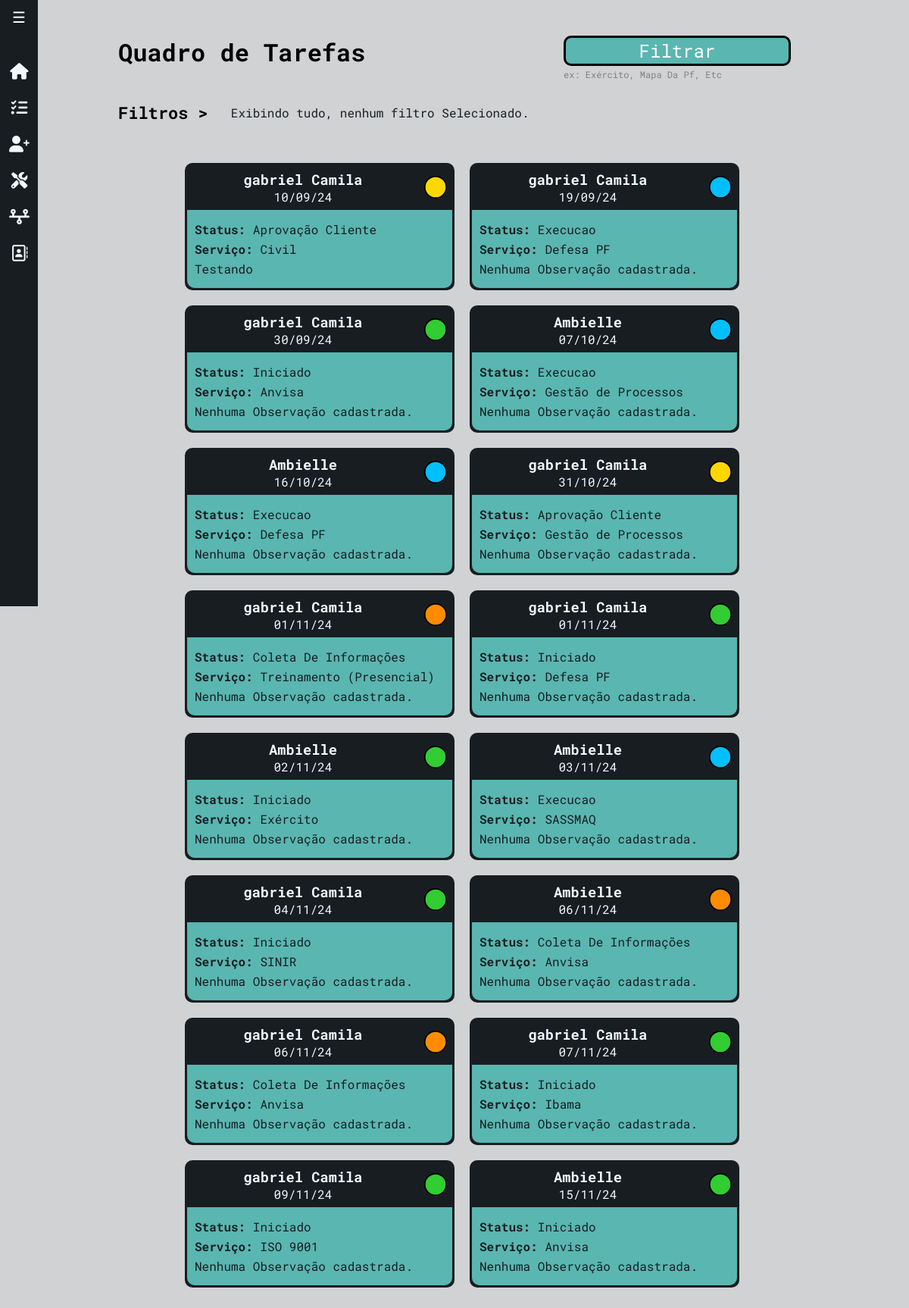
Page /ambielle/tarefas/ on the earlier database version.
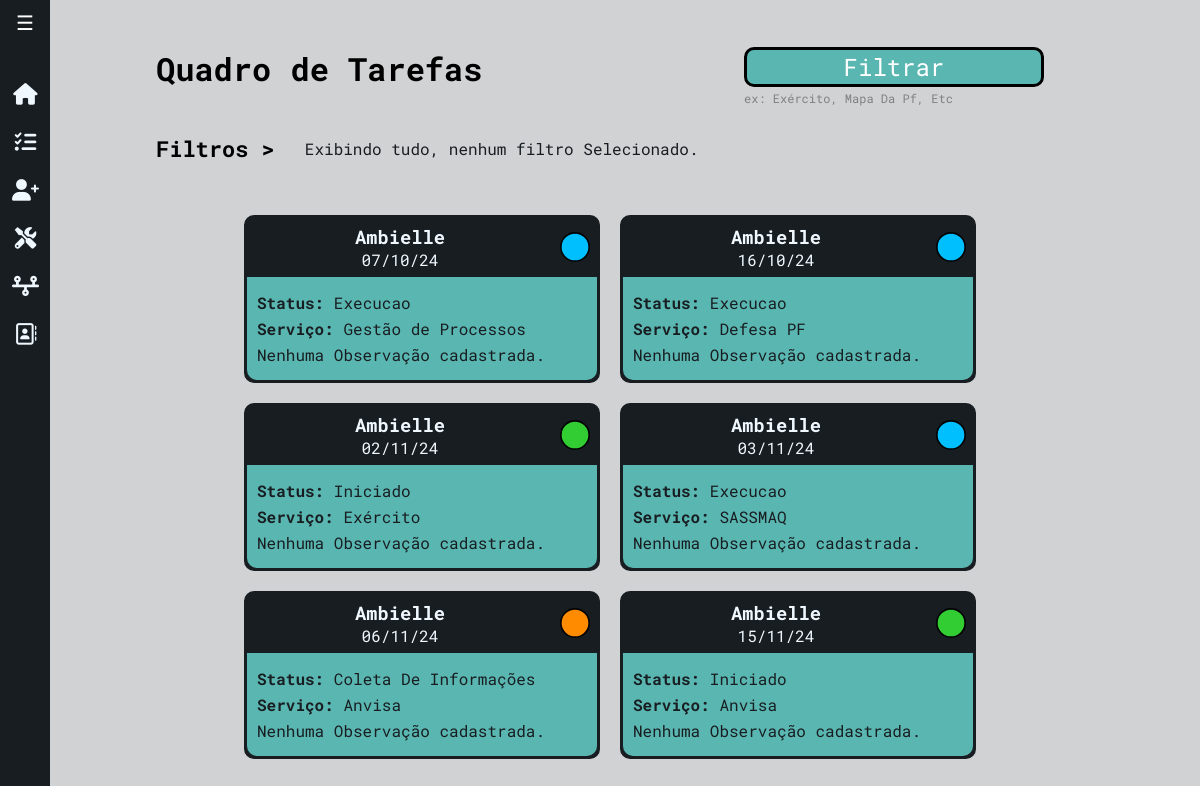
Same page on the later database version.
### workflow/models.py (models this page shows, shortened)
class Tarefa(models.Model):
    STATUS_CHOICES = [
        ('Iniciado', 'Iniciado'),
        ('Coleta De Informações', 'Coleta de Informações'),
        ('Execucao', 'Execução'),
        ('Aprovação Cliente', 'Aprovação Cliente'),
        ('Concluído', 'Concluído'),
        ('Encerrado', 'Encerrado'),
    ]
    TIPO_SERVICO_CHOICES = [
        ('Anvisa', 'Anvisa'),
        ('Civil', 'Civil'),
        ('Defesa PF', 'Defesa PF'),
        ('Exército', 'Exército'),
        ('Gestão de Processos', 'Gestão de Processos'),
        ('Ibama', 'Ibama'),
        ('ISO 9001', 'ISO 9001'),
        ('IAT', 'IAT'),
        ('Liderança', 'Liderança'),
        ('Mapa Da PF', 'Mapa Da PF'),
        ('Polícia Federal', 'Polícia Federal'),
        ('PRODIR', 'PRODIR'),
        ('RDC Anvisa', 'RDC Anvisa'),
        ('Recursos Humanos', 'Recursos Humanos'),
        ('Regulatório', 'Regulatório'),
        ('SASSMAQ', 'SASSMAQ'),
        ('SINIR', 'SINIR'),
        ('Treinamento (E-book)', 'Treinamento (E-book)'),
        ('Treinamento (On-line)', 'Treinamento (On-line)'),
        ('Treinamento (Presencial)', 'Treinamento (Presencial)'),
    ]
    tipo_servico = models.CharField(max_length=50, choices=TIPO_SERVICO_CHOICES, default='ANVISA')
    cliente = models.ForeignKey(Cliente, on_delete=models.CASCADE)
    status = models.CharField(max_length=50, choices=STATUS_CHOICES, default='iniciado')
    data_inicio = models.DateField(default=timezone.now)
    prazo_final = models.DateField(null=True, blank=True)
    observacoes = models.TextField(blank=True, null=True)

class Cliente(models.Model):
    nome = models.CharField(max_length=255)
    endereco = models.CharField(max_length=255)
    razao_social = models.CharField(max_length=255, blank=True, null=True)
    telefone = models.CharField(max_length=15)
    email = models.EmailField()
    contato_principal = models.CharField(max_length=255)
    contato_secundario = models.CharField(max_length=255, blank=True, null=True)
    proposta_link = models.URLField(blank=True, null=True)
    def __str__(self):
        return f"{self.nome}"

### workflow/views/getPage.py (the view)
# urls.py: path('ambielle/tarefas/', views.getTarefas, name='getTarefas'),
def getTarefas(request):
    title = 'Tarefas'
    status_selecionados = request.GET.getlist('status', [])
    tipo_servico_selecionados = request.GET.getlist('tipo_servico', [])
    data_inicial = parse_date(request.GET.get('data_inicial', ''))
    data_final = parse_date(request.GET.get('data_final', ''))
    tarefas = Tarefa.objects.all()
    query = Q()
    if status_selecionados:
        query &= Q(status__in=status_selecionados)
    if tipo_servico_selecionados:
        query &= Q(tipo_servico__in=tipo_servico_selecionados)
    if data_inicial and data_final:
        query &= Q(prazo_final__range=[data_inicial, data_final])
    elif data_inicial:
        query &= Q(prazo_final__gte=data_inicial)
    elif data_final:
        query &= Q(prazo_final__lte=data_final)
    tarefas = tarefas.filter(query).order_by('prazo_final')
    status_colors = {
        'Iniciado': '#32CD32',  #
        'Coleta De Informações': '#FF8C00',
        'Execucao': '#00BFFF',
        'Aprovação Cliente': '#FFD700',
        'Concluído': '#32CD32',
        'Encerrado': '#B22222'
    }
    for tarefa in tarefas:
        tarefa.status_color = status_colors.get(tarefa.status, '#000000')
    return render(request, 'workflow/getTarefas.html', {
        'title': title,
        'tarefas': tarefas,
        'status_selecionados': status_selecionados,
        'tipo_servico_selecionados': tipo_servico_selecionados,
        'status_choices': Tarefa.STATUS_CHOICES,
        'tipo_servico_choices': Tarefa.TIPO_SERVICO_CHOICES,
        'data_inicial': data_inicial,
        'data_final': data_final,
    })

### workflow/templates/workflow/getTarefas.html (shortened to what this page needs)
{% extends 'global/base.html' %}
{% block content %}
<div class="tela-task">
  <div class="headerTasks">
    <h1>Quadro de Tarefas</h1>
    <div>
      <button id="openFilterModal" class="btn-filter">Filtrar</button>
      <span>ex: Exército, Mapa Da Pf, Etc</span>
    </div>
  </div>
  <div class="filters">
    <h3>Filtros > </h3>
    <div id="filtros-selecionados" class="filtros-selecionados">
      {% if not status_selecionados and not tipo_servico_selecionados and not data_inicial%}
          <p>Exibindo tudo, nenhum filtro Selecionado.</p>
      {% endif %}
    </div>
  </div>
    <div class="tasks-section">
      <div class="taskStatus">
        <div class="tasks-row">
          {% for task in tarefas %}
           <div class="task-card">
            <div class="task-header">
              <div class="task-dateCli">
                <h3>{{ task.cliente }}</h3>
                <div class="date">{{ task.prazo_final|date:'d/m/y' }}</div>
              </div>
              <div class="status">
                <svg xmlns="http://www.w3.org/2000/svg" width="30" height="30" viewBox="0 0 18 18" fill="none">
                  <circle cx="9" cy="9" r="8.5" fill="{{ task.status_color }}" stroke="black" />
                </svg>
              </div>
            </div>
            <div class="info">
              <p>
                <strong>Status:</strong> {{task.status}}
              </p>
              <p>
                <strong>Serviço:</strong> {{task.tipo_servico}}
              </p>
              {% if task.observacoes %}
                  <p>{{task.observacoes}}</p>
              {% else %}
                  <p>Nenhuma Observação cadastrada.</p>
              {% endif %}
            </div>
          </div>
        {% endfor %}
      </div>
</div>
{% endblock %}

Differences in the rows shown:
removed Tarefa: cliente "gabriel Camila", prazo_final "10/09/24", status "Aprovação Cliente", tipo_servico "Civil", observacoes "Testando"
removed Tarefa: cliente "gabriel Camila", prazo_final "19/09/24", status "Execucao", tipo_servico "Defesa PF", shows "Nenhuma Observação cadastrada."
removed Tarefa: cliente "gabriel Camila", prazo_final "30/09/24", status "Iniciado", tipo_servico "Anvisa", shows "Nenhuma Observação cadastrada."
removed Tarefa: cliente "gabriel Camila", prazo_final "31/10/24", status "Aprovação Cliente", tipo_servico "Gestão de Processos", shows "Nenhuma Observação cadastrada."
removed Tarefa: cliente "gabriel Camila", prazo_final "01/11/24", status "Coleta De Informações", tipo_servico "Treinamento (Presencial)", shows "Nenhuma Observação cadastrada."
removed Tarefa: cliente "gabriel Camila", prazo_final "01/11/24", status "Iniciado", tipo_servico "Defesa PF", shows "Nenhuma Observação cadastrada."
removed Tarefa: cliente "gabriel Camila", prazo_final "04/11/24", status "Iniciado", tipo_servico "SINIR", shows "Nenhuma Observação cadastrada."
removed Tarefa: cliente "gabriel Camila", prazo_final "06/11/24", status "Coleta De Informações", tipo_servico "Anvisa", shows "Nenhuma Observação cadastrada."
removed Tarefa: cliente "gabriel Camila", prazo_final "07/11/24", status "Iniciado", tipo_servico "Ibama", shows "Nenhuma Observação cadastrada."
removed Tarefa: cliente "gabriel Camila", prazo_final "09/11/24", status "Iniciado", tipo_servico "ISO 9001", shows "Nenhuma Observação cadastrada."
